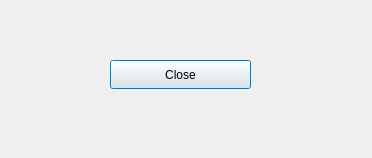
<?xml version="1.0" encoding="UTF-8"?>
<ui version="4.0">
 <class>Dialog</class>
 <widget class="QDialog" name="Dialog">
  <property name="geometry">
   <rect>
    <x>0</x>
    <y>0</y>
    <width>372</width>
    <height>158</height>
   </rect>
  </property>
  <property name="windowTitle">
   <string>Dialog</string>
  </property>
  <widget class="QPushButton" name="pushButton">
   <property name="geometry">
    <rect>
     <x>110</x>
     <y>60</y>
     <width>141</width>
     <height>29</height>
    </rect>
   </property>
   <property name="text">
    <string>Close</string>
   </property>
  </widget>
 </widget>
 <resources/>
 <connections>
  <connection>
   <sender>pushButton</sender>
   <signal>clicked()</signal>
   <receiver>Dialog</receiver>
   <slot>accept()</slot>
   <hints>
    <hint type="sourcelabel">
     <x>167</x>
     <y>77</y>
    </hint>
    <hint type="destinationlabel">
     <x>206</x>
     <y>120</y>
    </hint>
   </hints>
  </connection>
 </connections>
</ui>
